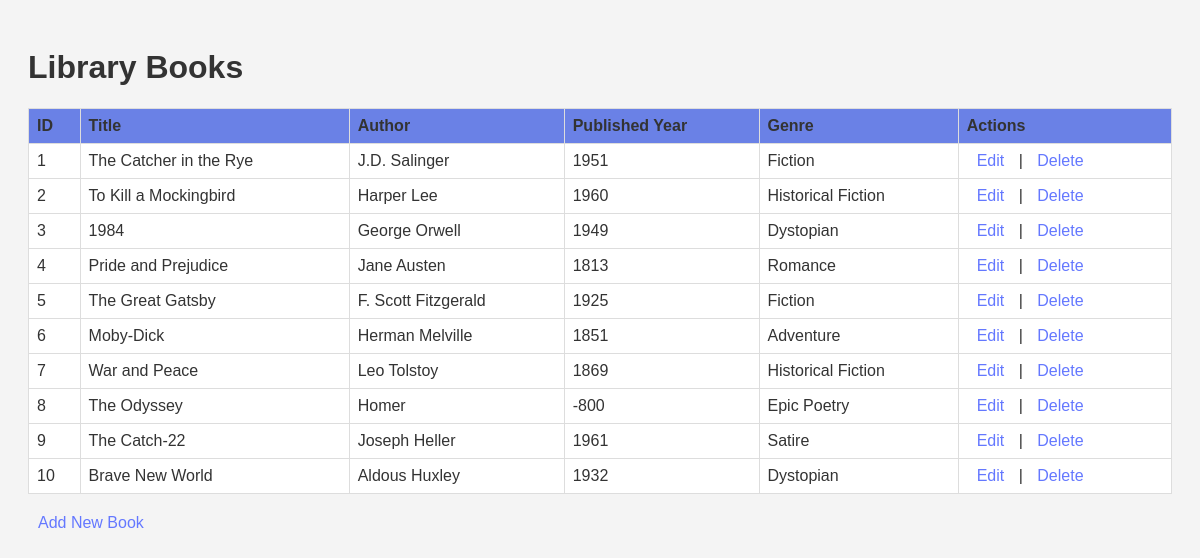
The page /views/index.php on the database its author committed.
### tables this page shows
CREATE TABLE IF NOT EXISTS `books` (
  `id` int unsigned NOT NULL AUTO_INCREMENT,
  `title` varchar(255) NOT NULL,
  `author` varchar(255) NOT NULL,
  `published_year` int DEFAULT NULL,
  `genre` varchar(100) DEFAULT NULL,
  `created_at` timestamp NULL DEFAULT CURRENT_TIMESTAMP,
  PRIMARY KEY (`id`)
);

### functions.php (called while the page is built, shortened)
<?php
include 'db.php';
function getAllBooks()
{
    global $conn;
    $sql = "SELECT * FROM books";
    $result = $conn->query($sql);
    return $result->fetch_all(MYSQLI_ASSOC);
}

### views/index.php (the view, shortened to what this page needs)
<?php
include '../functions.php';
$books = getAllBooks();
?>
<!DOCTYPE html>
<html lang="en">
<head>
    <link rel="stylesheet" href="../css/style.css">
</head>
<body>
    <h1>Library Books</h1>
    <table>
        <thead>
            <tr>
                <th>ID</th>
                <th>Title</th>
                <th>Author</th>
                <th>Published Year</th>
                <th>Genre</th>
                <th>Actions</th>
            </tr>
        </thead>
        <tbody>
            <?php foreach ($books as $book): ?>
            <tr>
                <td><?= $book['id']; ?></td>
                <td><?= $book['title']; ?></td>
                <td><?= $book['author']; ?></td>
                <td><?= $book['published_year']; ?></td>
                <td><?= $book['genre']; ?></td>
                <td>
                    <a href="update.php?id=<?= $book['id']; ?>">Edit</a> |
                    <a href="delete.php?id=<?= $book['id']; ?>" onclick="return confirmDelete()">Delete</a>
                </td>
            </tr>
            <?php endforeach; ?>
        </tbody>
    </table>
    <a href="create.php">Add New Book</a>
</body>
</html>

### css/style.css (style rules this page uses)
body { font-family: Arial, sans-serif; background-color: #f4f4f4; padding: 20px; color: #333; }
h1 { color: #333; }
table { width: 100%; border-collapse: collapse; margin-bottom: 20px; }
table, th, td { border: 1px solid #ddd; padding: 8px; }
th { background-color: #6a81e6; color: #333; text-align: left; }
td { background-color: #fff; }
a { color: #6478ff; text-decoration: none; padding: 5px 10px; }

### rows shown on the page
books: id "1", title "The Catcher in the Rye", author "J.D. Salinger", published_year "1951", genre "Fiction"
books: id "2", title "To Kill a Mockingbird", author "Harper Lee", published_year "1960", genre "Historical Fiction"
books: id "3", title "1984", author "George Orwell", published_year "1949", genre "Dystopian"
books: id "4", title "Pride and Prejudice", author "Jane Austen", published_year "1813", genre "Romance"
books: id "5", title "The Great Gatsby", author "F. Scott Fitzgerald", published_year "1925", genre "Fiction"
books: id "6", title "Moby-Dick", author "Herman Melville", published_year "1851", genre "Adventure"
books: id "7", title "War and Peace", author "Leo Tolstoy", published_year "1869", genre "Historical Fiction"
books: id "8", title "The Odyssey", author "Homer", published_year "-800", genre "Epic Poetry"
books: id "9", title "The Catch-22", author "Joseph Heller", published_year "1961", genre "Satire"
books: id "10", title "Brave New World", author "Aldous Huxley", published_year "1932", genre "Dystopian"
